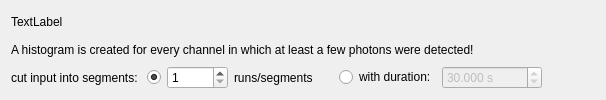
              <widget class="QWidget" name="widLifetime" native="true">
               <layout class="QVBoxLayout" name="verticalLayout_6">
                <item>
                 <widget class="QLabel" name="labLifetimeInfo">
                  <property name="text">
                   <string>TextLabel</string>
                  </property>
                 </widget>
                </item>
                <item>
                 <widget class="QLabel" name="label_13">
                  <property name="text">
                   <string>A histogram is created for every channel in which at least a few photons were detected!</string>
                  </property>
                 </widget>
                </item>
                <item>
                 <widget class="QWidget" name="widget_2" native="true">
                  <layout class="QHBoxLayout" name="horizontalLayout_14">
                   <property name="leftMargin">
                    <number>0</number>
                   </property>
                   <property name="topMargin">
                    <number>0</number>
                   </property>
                   <property name="rightMargin">
                    <number>0</number>
                   </property>
                   <property name="bottomMargin">
                    <number>0</number>
                   </property>
                   <item>
                    <widget class="QLabel" name="label_31">
                     <property name="text">
                      <string>cut input into segments: </string>
                     </property>
                    </widget>
                   </item>
                   <item>
                    <widget class="QRadioButton" name="radSegNumLT">
                     <property name="text">
                      <string/>
                     </property>
                     <property name="checked">
                      <bool>true</bool>
                     </property>
                    </widget>
                   </item>
                   <item>
                    <widget class="QSpinBox" name="spinSegmentsLT">
                     <property name="minimum">
                      <number>1</number>
                     </property>
                     <property name="maximum">
                      <number>10000</number>
                     </property>
                     <property name="value">
                      <number>1</number>
                     </property>
                    </widget>
                   </item>
                   <item>
                    <widget class="QLabel" name="label_12">
                     <property name="text">
                      <string>runs/segments</string>
                     </property>
                    </widget>
                   </item>
                   <item>
                    <spacer name="horizontalSpacer_19">
                     <property name="orientation">
                      <enum>Qt::Horizontal</enum>
                     </property>
                     <property name="sizeType">
                      <enum>QSizePolicy::Fixed</enum>
                     </property>
                     <property name="sizeHint" stdset="0">
                      <size>
                       <width>20</width>
                       <height>20</height>
                      </size>
                     </property>
                    </spacer>
                   </item>
                   <item>
                    <widget class="QRadioButton" name="radSegDurationLT">
                     <property name="text">
                      <string>with duration:</string>
                     </property>
                    </widget>
                   </item>
                   <item>
                    <widget class="QDoubleSpinBox" name="spinSegDurationLT">
                     <property name="enabled">
                      <bool>false</bool>
                     </property>
                     <property name="suffix">
                      <string> s</string>
                     </property>
                     <property name="decimals">
                      <number>3</number>
                     </property>
                     <property name="minimum">
                      <double>0.001000000000000</double>
                     </property>
                     <property name="maximum">
                      <double>100000.000000000000000</double>
                     </property>
                     <property name="value">
                      <double>30.000000000000000</double>
                     </property>
                    </widget>
                   </item>
                   <item>
                    <spacer name="horizontalSpacer_24">
                     <property name="orientation">
                      <enum>Qt::Horizontal</enum>
                     </property>
                     <property name="sizeHint" stdset="0">
                      <size>
                       <width>40</width>
                       <height>20</height>
                      </size>
                     </property>
                    </spacer>
                   </item>
                   <item>
                    <widget class="QLabel" name="labSegments_2">
                     <property name="text">
                      <string/>
                     </property>
                     <property name="textFormat">
                      <enum>Qt::RichText</enum>
                     </property>
                    </widget>
                   </item>
                  </layout>
                 </widget>
                </item>
               </layout>
              </widget>
